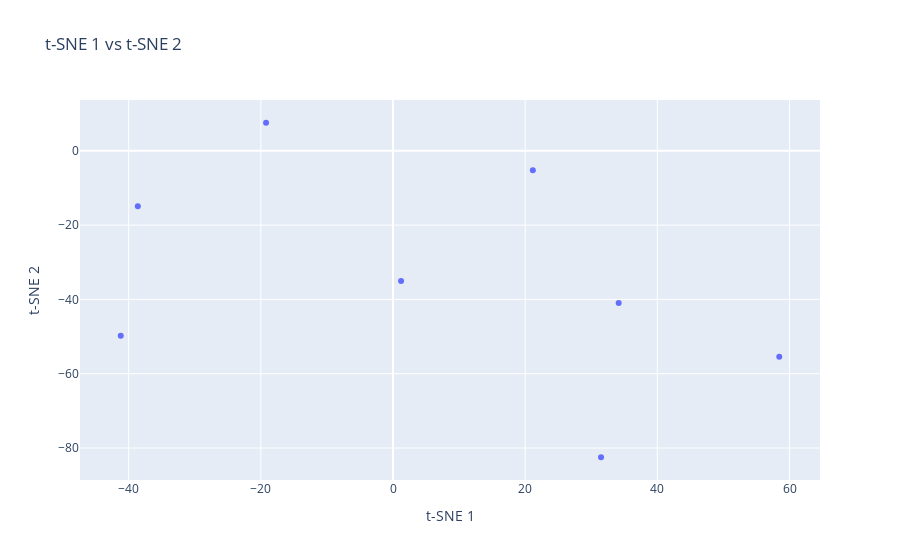

Notebook cell for this chart:
### Code cell
from sklearn.manifold import TSNE
import plotly.graph_objs as go
import plotly.offline as py

# Get weights
embds = agent.model.embedding.weight.detach().cpu().numpy()

# Plotting function
def plot_words(data, start, stop, step):
    trace = go.Scatter(
        x = data[start:stop:step, 0], 
        y = data[start:stop:step, 1],
        mode = 'markers',
        text = [tokenizer.decode(i) for i in range(start, stop, step)]
    )
    layout = dict(title= 't-SNE 1 vs t-SNE 2',
                  yaxis = dict(title='t-SNE 2'),
                  xaxis = dict(title='t-SNE 1'),
                  hovermode= 'closest')
    fig = dict(data = [trace], layout= layout)
    py.iplot(fig)

# Visualize words in two dimensions 
# Set perplexity to a value less than the number of samples
perplexity_value = min(30, len(embds) - 1)  # Ensure perplexity is less than the number of samples
conv_tsne_embds = TSNE(n_components=2, perplexity=5).fit_transform(embds)
plot_words(conv_tsne_embds, 0, len(embds), 1)

### Figure 1 — Plotly figure (JSON) as saved in the notebook; plotly's stock layout.template omitted (floating-point values rounded to 4 significant figures)
{"data": [{"mode": "markers", "text": ["wall", "empty", "forward", "turn_left", "turn_right", "feel_front", "feel_left", "feel_right"], "type": "scatter", "x": [34.15, 31.48, 58.45, 21.16, -41.2, 1.22, -19.21, -38.62], "y": [-40.96, -82.48, -55.46, -5.216, -49.78, -35.01, 7.55, -14.89]}], "layout": {"hovermode": "closest", "title": {"text": "t-SNE 1 vs t-SNE 2"}, "xaxis": {"title": {"text": "t-SNE 1"}}, "yaxis": {"title": {"text": "t-SNE 2"}}}}
